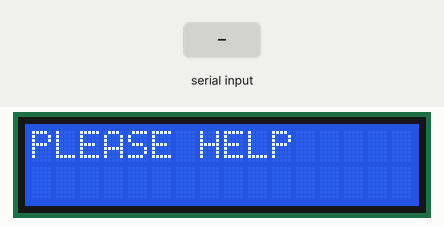
Recording of a sketch running on a simulated Arduino Uno, built with avr-gcc and run on an emulated ATmega328P. Shown: 16×2 character LCD. Inputs (shaded band) come from the test bench. Storage starts empty; the audio player accepts every command and is not drawn; what the sketch prints to the serial monitor is not drawn.

Above: at 0.89 s.
1.3 s: "2" received over the second serial link
4.3 s: "3" received over the second serial link
At 4.52 s:
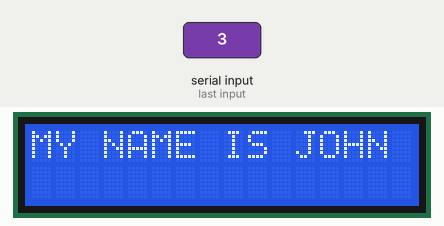
7.3 s: "6" received over the second serial link
At 7.57 s:
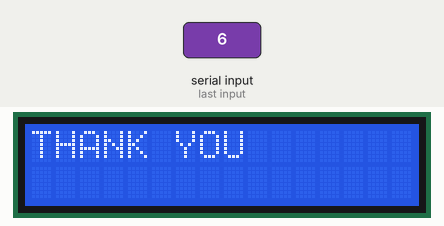
10.3 s: "1" received over the second serial link
At 10.79 s:
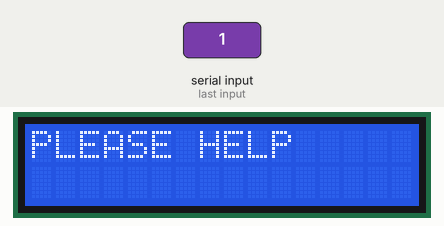
13.3 s: "4" received over the second serial link
At 14.05 s:
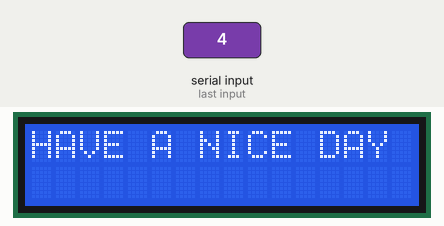
16.3 s: "5" received over the second serial link
At 16.76 s:
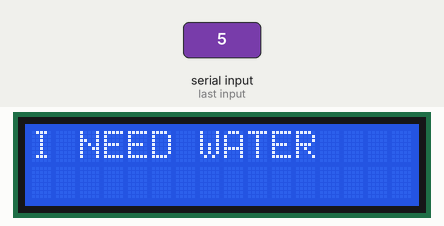

The sketch:

Rec_debug.ino
```cpp
#include <SoftwareSerial.h>
#include <Wire.h>
#include <LiquidCrystal_I2C.h>
#include <SD.h> // need to include the SD library
#define SD_ChipSelectPin 4 //connect pin 4 of arduino to cs pin of sd card
#include <TMRpcm.h> //Arduino library for asynchronous playback of PCM/WAV files
#include <SPI.h> //  need to include the SPI library

LiquidCrystal_I2C lcd(0x27,16,2);
SoftwareSerial bt(10, 8); //  CONNECT BT RX PIN TO ARDUINO 11 PIN | CONNECT BT TX PIN TO ARDUINO 10 PIN
TMRpcm tmrpcm; // create an object for use in this sketch
int message = 49;

/*SD card connections
MISO - 12 (MISO of Master to MISO of Slave)
MOSI - 11
SCK  - 13
CS   - 4
*/

void setup() {

  Serial.begin(9600);
  bt.begin(9600);
  tmrpcm.speakerPin = 9; //5,6,11 or 46 on Mega, 9 on Uno, Nano, etc
  tmrpcm.setVolume(5);
  lcd.begin(16,2);//Defining 16 columns and 2 rows of lcd display
  lcd.backlight();//To Power ON the back light


  if (!SD.begin(SD_ChipSelectPin)) // returns 1 if the card is present
 {
  Serial.println("SD fail"); //for debug
 } else {
  Serial.println("SD success");
 }

}


void  loop() {
  bt.begin(9600);
  if(bt.available()>0){
   message=bt.read();
   Serial.println(String(message));
  }

//   Serial.println("message");
   tmrpcm.play("road.wav");
   lcddisplay(message);
   //speaker(message);
}


void lcddisplay(int b)
{
  lcd.setCursor(0,0); //Defining positon to write from first row,first column .

  switch(b){
  case 49:lcd.print("PLEASE HELP");
  delay(10);//You can write 16 Characters per line .
  break;
  case 50:lcd.print("HELLO");
  delay(10);
  break;
  case 51:lcd.print("MY NAME IS JOHN");
  delay(10);
  break;
  case 52:lcd.print("HAVE A NICE DAY");
  delay(10);
  break;
  case 53:lcd.print("I NEED WATER");
  delay(10);
  break;
  case 54:lcd.print("THANK YOU");
  delay(10);
  break;
  case 55:lcd.print("waiting for command...");
  delay(10);
  case 56:lcd.print("waiting for command...");
  delay(10);
  }

  lcd.clear();//Clean the screen
  //delay(100);

}

void speaker(int b){


}
```

Measured:
- after the input at 1.3 s, every drawn part: stays the same
- after the input at 4.3 s, the display: changes after 0.05 s (image 1)
- after the input at 7.3 s, the display: changes after 0.12 s (image 2)
- after the input at 10.3 s, the display: changes after 0.34 s (image 3)
- after the input at 13.3 s, the display: first differs from a run without the input after 0.58 s (image 4)
- after the input at 16.3 s, the display: first differs from a run without the input after 0.31 s (image 5)
